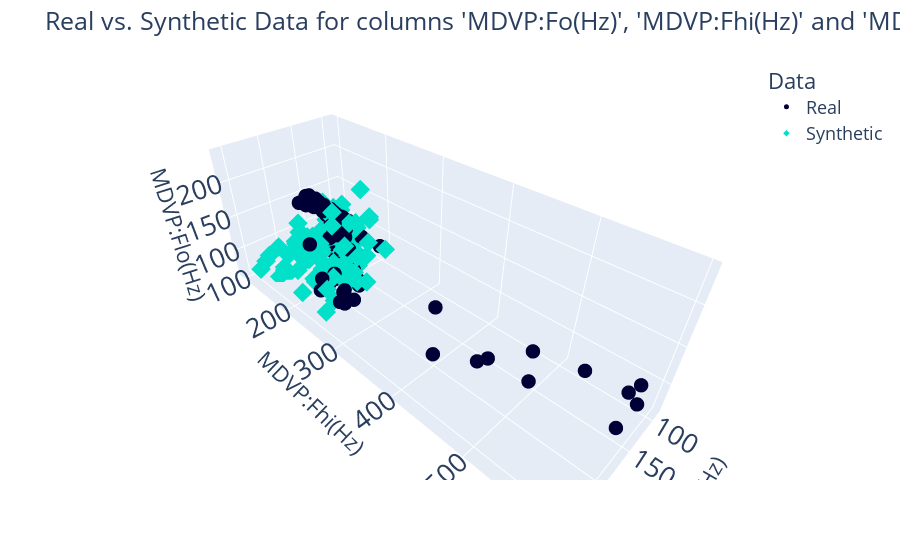

Notebook source saved alongside this figure:
### Code cell
PosCampoInicial = 1
compare_3d(DataPrincipal.iloc[:,PosCampoInicial:PosCampoInicial+3], DataSintetico.iloc[:,PosCampoInicial:PosCampoInicial+3]).show("vscode")

### Figure 1 — Plotly figure (JSON) as saved in the notebook; plotly's stock layout.template omitted (floating-point values rounded to 4 significant figures; data arrays with more than 128 entries replaced by an {"elided": "..."} marker saying what was removed)
{"data": [{"hovertemplate": "Data=Real<br>MDVP:Fo(Hz)=%{x}<br>MDVP:Fhi(Hz)=%{y}<br>MDVP:Flo(Hz)=%{z}<extra></extra>", "legendgroup": "Real", "marker": {"color": "#000036", "size": 5, "symbol": "circle"}, "mode": "markers", "name": "Real", "scene": "scene", "showlegend": true, "type": "scatter3d", "x": {"elided": "168 float values"}, "y": {"elided": "168 float values"}, "z": {"elided": "168 float values"}}, {"hovertemplate": "Data=Synthetic<br>MDVP:Fo(Hz)=%{x}<br>MDVP:Fhi(Hz)=%{y}<br>MDVP:Flo(Hz)=%{z}<extra></extra>", "legendgroup": "Synthetic", "marker": {"color": "#01E0C9", "size": 5, "symbol": "diamond"}, "mode": "markers", "name": "Synthetic", "scene": "scene", "showlegend": true, "type": "scatter3d", "x": {"elided": "150 float values"}, "y": {"elided": "150 float values"}, "z": {"elided": "150 float values"}}], "layout": {"font": {"size": 18}, "legend": {"title": {"text": "Data"}, "tracegroupgap": 0}, "margin": {"t": 60}, "plot_bgcolor": "#F5F5F8", "scene": {"domain": {"x": [0, 1], "y": [0, 1]}, "xaxis": {"title": {"text": "MDVP:Fo(Hz)"}}, "yaxis": {"title": {"text": "MDVP:Fhi(Hz)"}}, "zaxis": {"title": {"text": "MDVP:Flo(Hz)"}}}, "showlegend": true, "title": {"text": "Real vs. Synthetic Data for columns 'MDVP:Fo(Hz)', 'MDVP:Fhi(Hz)' and 'MDVP:Flo(Hz)'"}}}
